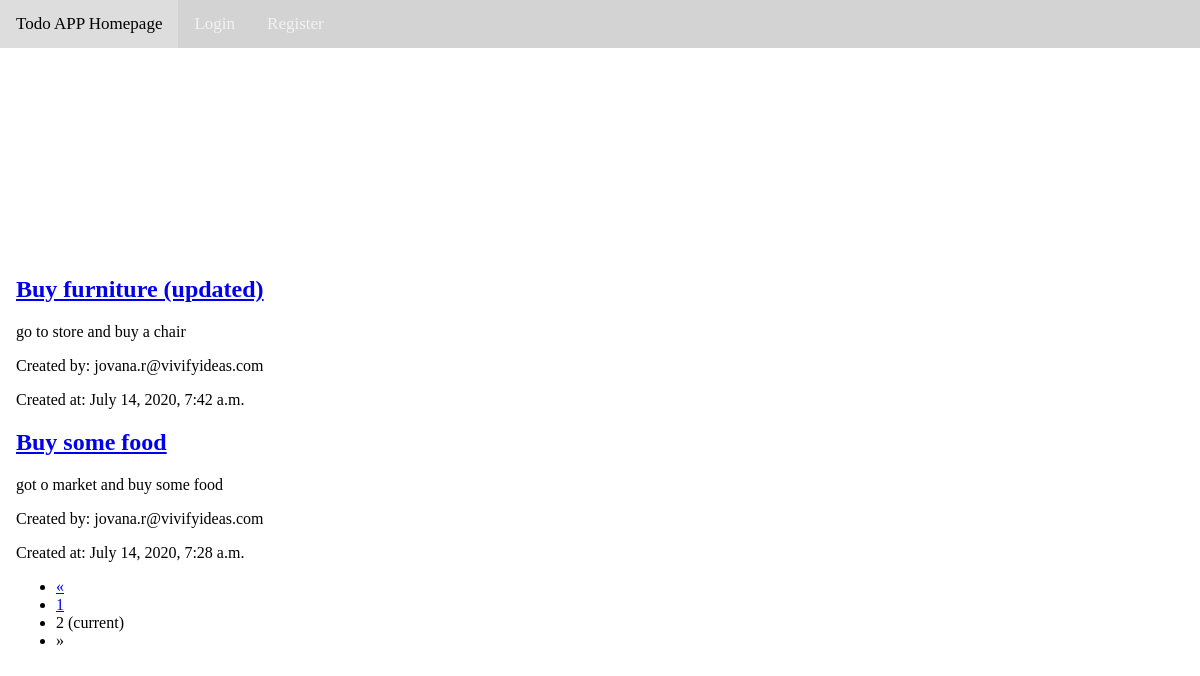
/todos/?page=2, run on an earlier commit of the app's database.
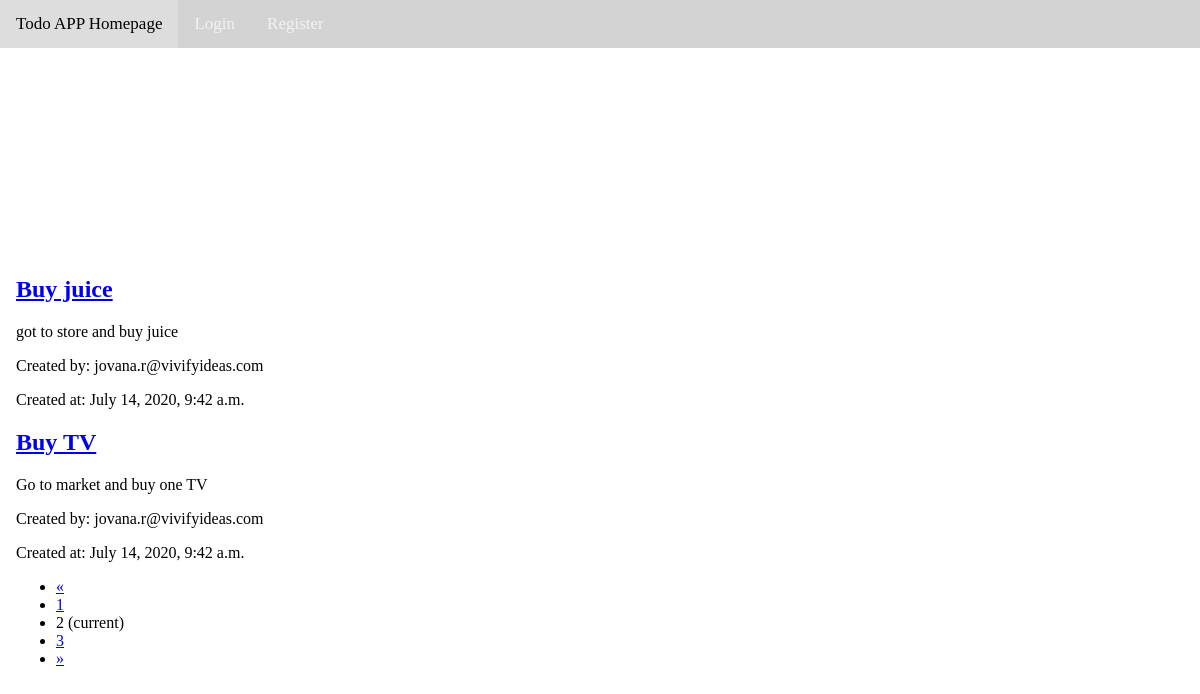
And on a later commit of the database.
### apps/todos/models.py (models this page shows, shortened)
class Todo(models.Model):
    title = models.CharField(max_length=200)
    content = models.TextField()
    author = models.ForeignKey(CustomUser, on_delete=models.CASCADE)
    created_at = models.DateTimeField("Date Created", default=datetime.now())

### apps/user/models.py (models this page shows, shortened)
class CustomUser(AbstractBaseUser):
    email = models.EmailField(verbose_name="email", unique=True)
    username = models.CharField(max_length=200)
    date_joined = models.DateTimeField(verbose_name="date joined", auto_now_add=True)
    last_login = models.DateTimeField(verbose_name="last login", auto_now_add=True)
    is_admin = models.BooleanField(default=False)
    is_active = models.BooleanField(default=True)
    is_staff = models.BooleanField(default=False)
    is_superuser = models.BooleanField(default=False)
    USERNAME_FIELD = "email"
    REQUIRED_FIELDS = ["username", ]
    objects = UserManager()
    def __str__(self):
        return self.email

### apps/todos/views.py (the view)
# urls.py: path("todos/", include("todos.urls")),
@require_http_methods(["GET"])
def todos(request):
    todos_list = Todo.objects.all().order_by("-created_at")
    page_number = request.GET.get('page', 1)
    paginator = Paginator(todos_list, 2)
    try:
        todos = paginator.page(page_number)
    except PageNotAnInteger:
        todos = paginator.page(1)
    except EmptyPage:
        todos = paginator.page(paginator.num_pages)
    page_obj = paginator.get_page(page_number)
    return render(request=request,
                  template_name="main/todos.html",
                  context={"todos": todos})

### apps/todos/templates/main/todos.html
{% extends "main/header.html" %}
{% block content %}
    {% for todo in todos %}
    <h2><a href="{% url 'main:todos:todo' todo_id=todo.id %}">{{todo.title}}</a></h2>
    <p>{{todo.content}}</p>
    <p>Created by: {{todo.author}}</p>
    <p>Created at: {{todo.created_at}}</p>
    {% endfor %}
    {% if todos.has_other_pages %}
    <ul>
        {% if todos.has_previous %}
        <li><a href="?page={{ todos.previous_page_number }}">&laquo;</a></li>
        {% else %}
        <li><span>&laquo;</span></li>
        {% endif %}
        {% for i in todos.paginator.page_range %}
        {% if todos.number == i %}
            <li><span>{{ i }} <span >(current)</span></span></li>
        {% else %}
            <li><a href="?page={{ i }}">{{ i }}</a></li>
        {% endif %}
        {% endfor %}
        {% if todos.has_next %}
        <li><a href="?page={{ todos.next_page_number }}">&raquo;</a></li>
        {% else %}
        <li><span>&raquo;</span></li>
        {% endif %}
    </ul>
    {% endif %}
{% endblock %}

### apps/main/templates/main/header.html (shortened to what this page needs)
<head lang="en">
    {% load static %}
    <link rel="stylesheet" type="text/css" href="{% static 'main/css/style.css' %}" />
</head>
<body>
    {% include "main/includes/nav-bar.html" %}
    <div class="main-container">
        {% block content %}
        {% endblock %}
    </div>
</body>

### apps/main/templates/main/includes/nav-bar.html
<div class="header-menu">
    {% if user.is_authenticated %}
        <p>Hi, {{user}}</p>
        <a href="{% url 'main:user:logout' %}">Logout</a>
        <a href="{% url 'main:todos:todos' %}">Todos List</a>
        <a href="{% url 'main:todos:todo-create-form' %}">Create new Todo</a>
    {% else %}
        <a href="/">Todo APP Homepage</a>
        <a href="{% url 'main:user:login' %}">Login</a>
        <a href="{% url 'main:user:register' %}">Register</a>
    {% endif %}
</div>

### apps/main/static/main/css/style.css (style rules this page uses)
body { margin: 0; }
.header-menu { background-color: #d3d3d3; width: 100%; position: fixed; top: 0; overflow: hidden; }
.header-menu a { float: left; display: block; color: #f2f2f2; text-align: center; padding: 14px 16px; text-decoration: none; font-size: 17px; }
.main-container { padding: 1rem; margin-top: 15rem; height: auto; }

What changed in the data, as far as the page shows it:
removed Todo: title "Buy furniture (updated)", content "go to store and buy a chair", author "jovana.r@vivifyideas.com", created_at "July 14, 2020, 7:42 a.m."
removed Todo: title "Buy some food", content "got o market and buy some food", author "jovana.r@vivifyideas.com", created_at "July 14, 2020, 7:28 a.m."
added Todo: title "Buy juice", content "got to store and buy juice", author "jovana.r@vivifyideas.com", created_at "July 14, 2020, 9:42 a.m."
added Todo: title "Buy TV", content "Go to market and buy one TV", author "jovana.r@vivifyideas.com", created_at "July 14, 2020, 9:42 a.m."
Also different on the page:
new list line: "3"
